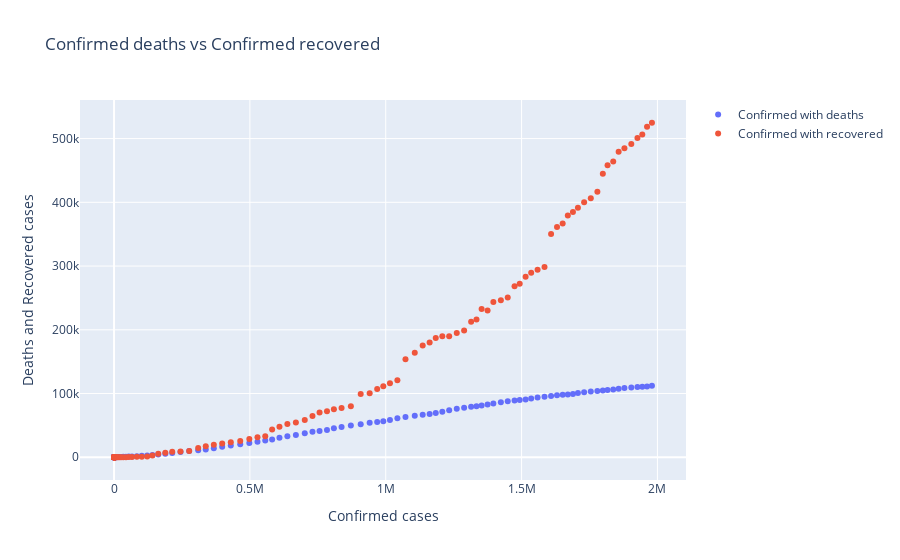

Notebook source saved alongside this figure:
### Markdown cell above
## Similarly, for scatter charts, just replace the mode from 'lines' to 'markers' and the rest will be same in case of plotly.graph_objs

### Code cell
# Here, for the ease of understanding, I just plotted 70 data points only

tr1 = go.Scatter(
                x=data_us.Confirmed[:140],
    
                y=data_us.Deaths[:140],
    
                mode='markers',
    
                name = 'Confirmed with deaths',
    
                text = 'Confirmed with deaths in U.S.A'

)

tr2 = go.Scatter(
                x=data_us.Confirmed[:140],
    
                y=data_us.Recovered[:140],
    
                mode='markers',
    
                name = 'Confirmed with recovered',
    
                text = 'Confirmed with recovered in U.S.A'

)

layout1 = dict(title = 'Confirmed deaths vs Confirmed recovered ',xaxis=dict(title='Confirmed cases'),yaxis=dict(title='Deaths and Recovered cases'))

data1=[tr1,tr2]

fig = dict(data=data1,layout=layout1)

iplot(fig)

### Figure 1 — Plotly figure (JSON) as saved in the notebook; plotly's stock layout.template omitted (floating-point values rounded to 4 significant figures; data arrays with more than 128 entries replaced by an {"elided": "..."} marker saying what was removed)
{"data": [{"mode": "markers", "name": "Confirmed with deaths", "text": "Confirmed with deaths in U.S.A", "type": "scatter", "x": {"elided": "140 int values"}, "y": {"elided": "140 int values"}}, {"mode": "markers", "name": "Confirmed with recovered", "text": "Confirmed with recovered in U.S.A", "type": "scatter", "x": {"elided": "140 int values"}, "y": {"elided": "140 int values"}}], "layout": {"title": {"text": "Confirmed deaths vs Confirmed recovered "}, "xaxis": {"title": {"text": "Confirmed cases"}}, "yaxis": {"title": {"text": "Deaths and Recovered cases"}}}}
